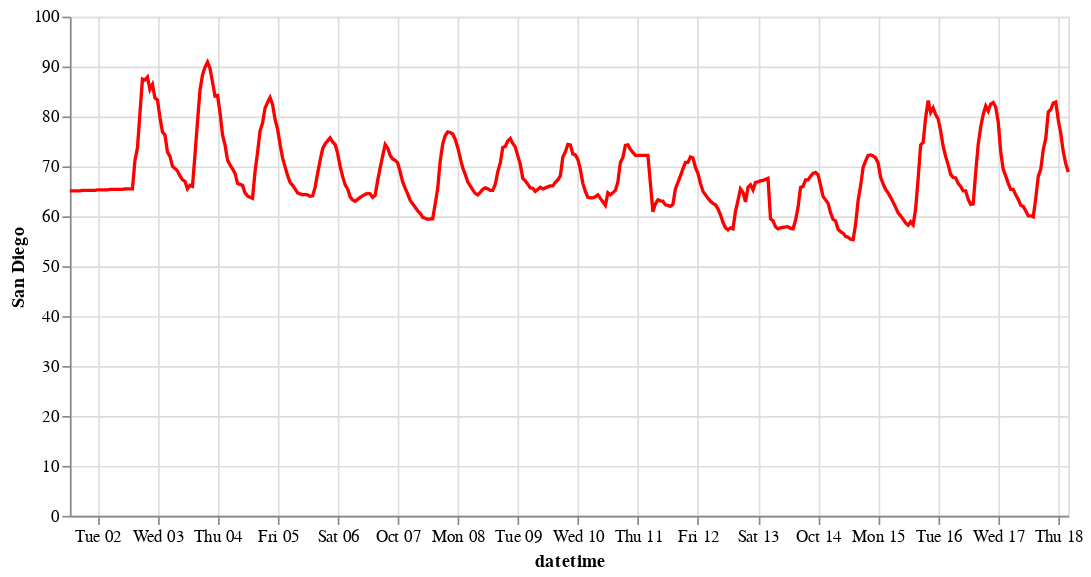

The cell this chart's notebook holds for it:
### Markdown cell above
Here is an example of one of the charts in `chart_list`.

### Code cell
chart_list[0]

### Figure 1 — Vega-Lite specification as saved in the notebook (floating-point values rounded to 4 significant figures; data arrays with more than 128 entries replaced by an {"elided": "..."} marker saying what was removed)
{"config": {"view": {"continuousWidth": 400, "continuousHeight": 300}}, "data": {"name": "data-6c6b5ab0244876408b7e2cb558c90b16"}, "mark": "line", "encoding": {"color": {"value": "red"}, "x": {"field": "datetime", "type": "temporal"}, "y": {"field": "San Diego", "type": "quantitative"}}, "width": 600, "$schema": "https://vega.github.io/schema/vega-lite/v4.17.0.json", "datasets": {"data-6c6b5ab0244876408b7e2cb558c90b16": {"elided": "400 records"}}}
